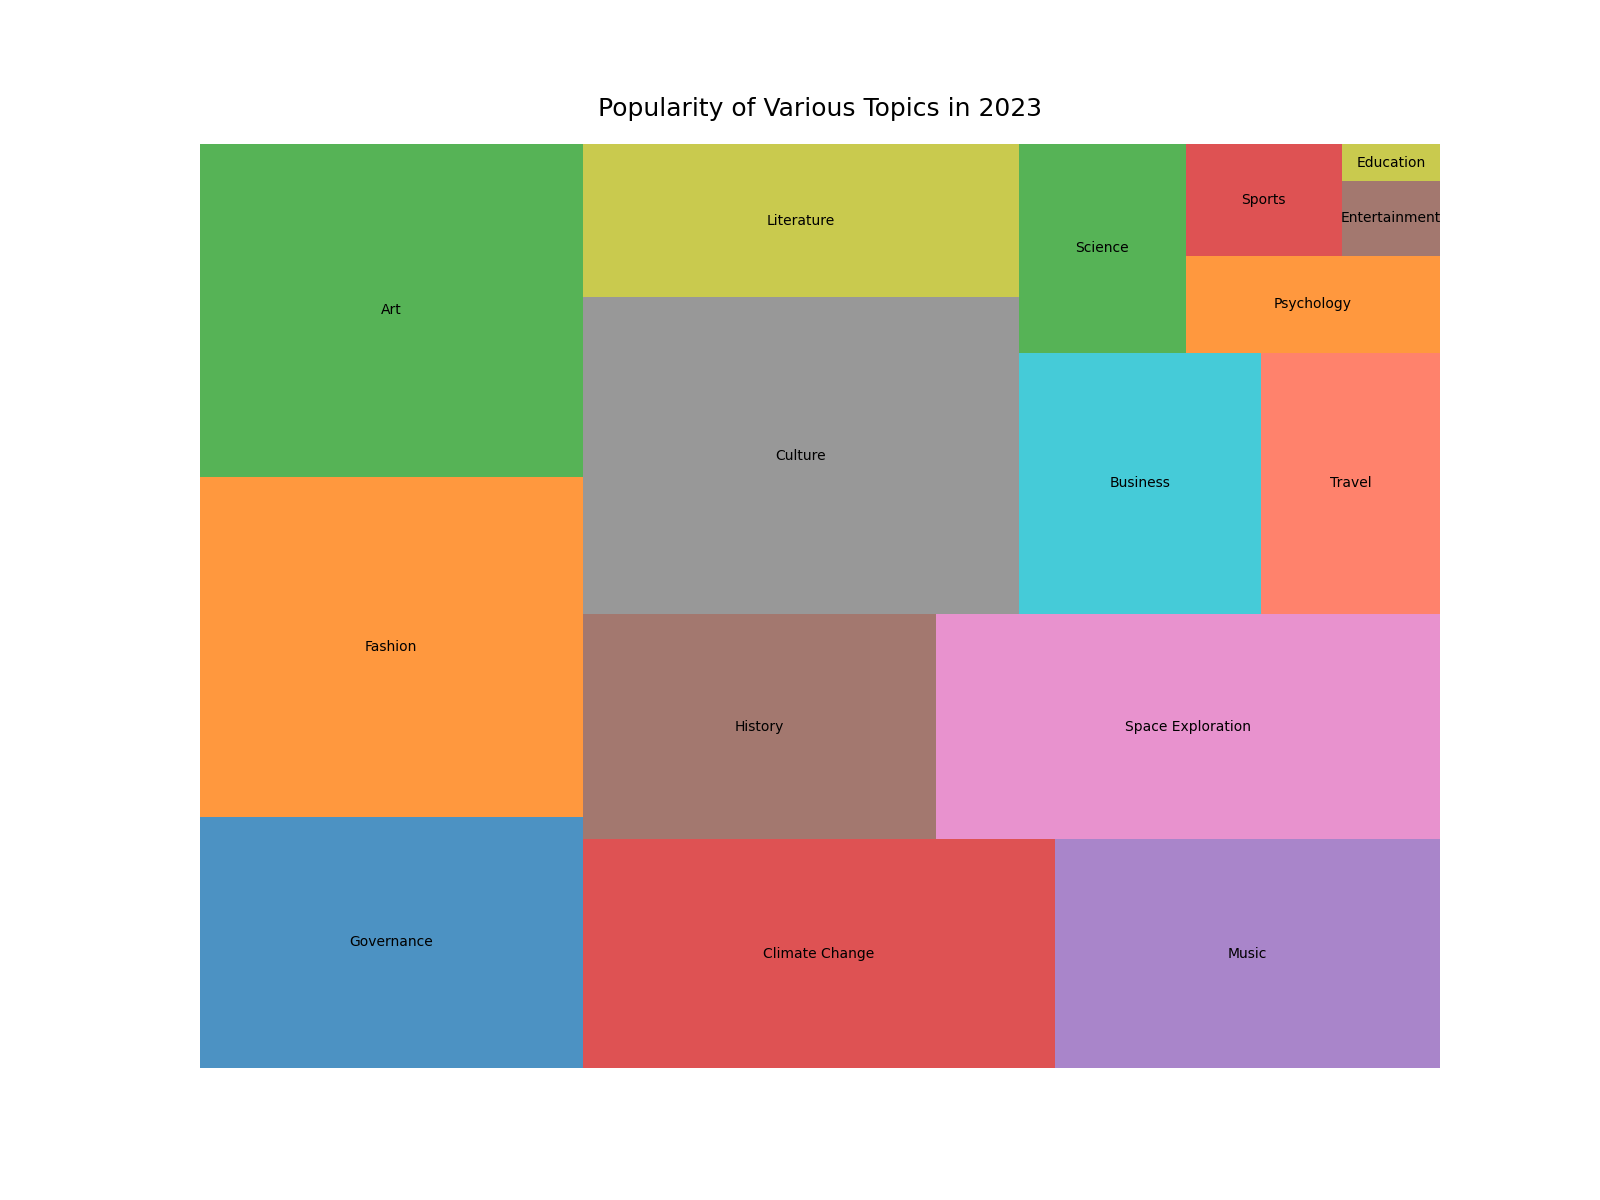

This figure's Python source:

import matplotlib.pyplot as plt
import squarify

topics = ['Governance', 'Fashion', 'Art', 'Climate Change', 'Music', 'History', 
          'Space Exploration', 'Culture', 'Literature', 'Business', 'Travel', 
          'Science', 'Psychology', 'Sports', 'Entertainment', 'Education']
values = [10.5, 14.2, 13.9, 11.8, 9.6, 8.7, 12.4, 15.1, 7.3, 6.9, 5.1, 3.8, 2.7, 1.9, 0.8, 0.4]

colors = ['#1f77b4', '#ff7f0e', '#2ca02c', '#d62728', '#9467bd', '#8c564b', 
          '#e377c2', '#7f7f7f', '#bcbd22', '#17becf', '#ff6347', '#2ca02c', 
          '#ff7f0e', '#d62728', '#8c564b', '#bcbd22']

plt.figure(figsize=(16, 12))
squarify.plot(sizes=values, label=topics, color=colors, alpha=0.8)

plt.title('Popularity of Various Topics in 2023', fontsize=18, pad=20)
plt.axis('off')

plt.show()
